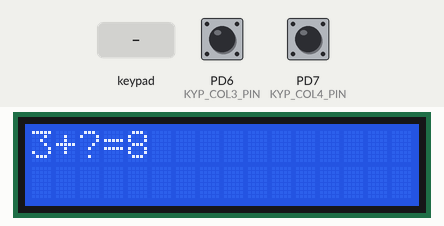
Simulated run of this program. Board: ATmega32, built with avr-gcc and emulated at 8 MHz. Parts: 16×2 character LCD. Wiring (inferred from the names in the program): 4×2 keypad with keys 1 2 3 4 5 6 7 8 (labels assumed): rows PD0, PD1, PD2, PD3; columns PD4, PD5; character LCD (HD44780): RS PC4; R/W PC5; E PC6; data PC0, PC1, PC2, PC3. The inputs (shaded band) are chosen by the test bench; at power-on: PD6 (KYP_COL3_PIN) HIGH, PD7 (KYP_COL4_PIN) HIGH.

Above: at 1.2 s.
1.3 s: key '4' pressed
At 2.1 s:
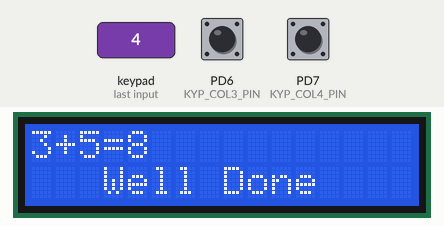
At 3.7 s:
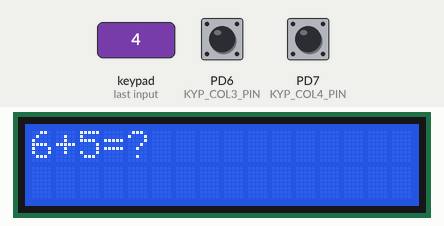
4.2 s: keypad keys 1 2 pressed 0.4 s apart
At 5.8 s:
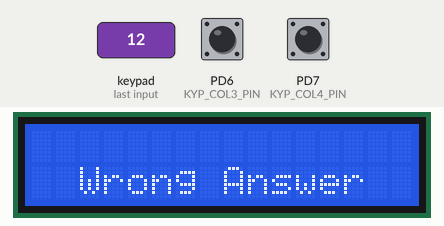
Timing chart, 0 to 7.3 s (numbered marks = the images above; inputs shaded):
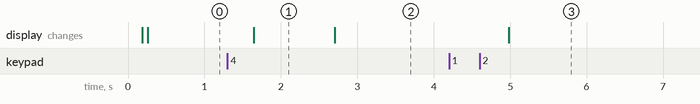

Measured:
- after the input at 1.3 s, the display: changes after 0.35 s (image 1)
- after the input at 4.2 s, the display: changes after 0.78 s (image 3)
- what the display in image 1 shows lasts 1.1 s, from 1.6 s to 2.7 s

The program:

simple_game.c
```c
#include "STD_types.h"
#include "LCD_interface.h"
#include "KYP_interface.h"
#include "TMR0_interface.h"
#define F_CPU 8000000UL
#include "util/delay.h"

uint8 game_arr[6][10]={"3+?=8","6+5=?","6x?=42","9-4=?","9/3=?","9x8=?"};
uint8 answers[6]={5,11,7,5,3,72};
uint8 cursor[6]={3,5,3,5,5,5};
volatile uint16 TMR_counter =0;


void ISR_TMR0(void);

int main(void)
{
	LCD_vInit();
	KYP_vInit();
	TMR0_vInit();
	TMR0_COMP_SetCallBack(ISR_TMR0);

	uint8 press,i,user_answer;
	for(i=0 ; i<6 ; i++)
	{
		LCD_vClearScreen();
		LCD_vSendString(game_arr+i);
		TMR_counter=0;
		do{
			press = KYP_u8CheckPress();
		}while(press == NOT_PRESSED && TMR_counter<1000);
		_delay_ms(250);
		LCD_vMoveCursor(1,cursor[i]);
		if(answers[i]>9)
		{
			user_answer = (press-48)*10;
			do{
				press = KYP_u8CheckPress();
			}while(press == NOT_PRESSED && TMR_counter<1000);
			_delay_ms(250);
			user_answer = user_answer+(press-48);
		}
		else
		{
			user_answer = press-48;
		}
		LCD_vSendNumber(user_answer);
		if(TMR_counter >= 1000 || user_answer != answers[i])
		{
			if(TMR_counter >= 1000)
			{
				LCD_vClearScreen();
				LCD_vMoveCursor(2,4);
				LCD_vSendString("Time Over");
				_delay_ms(1000);
			}
			else if(user_answer != answers[i])
			{
				LCD_vClearScreen();
				LCD_vMoveCursor(2,3);
				LCD_vSendString("Wrong Answer");
				_delay_ms(1000);
			}
			break;
		}
		else
		{
			LCD_vMoveCursor(2,4);
			LCD_vSendString("Well Done");
			_delay_ms(1000);
		}

	}
	if(TMR_counter<1000 && i==6)
	{
		LCD_vClearScreen();
		LCD_vMoveCursor(2,4);
		LCD_vSendString("Congrats");
	}

    while(1)
    {

    }
}

void ISR_TMR0(void)
{
	TMR_counter++;
}
```

GIE_interface.h
```c
#ifndef GIE_INTERFACE_H
#define GIE_INTERFACE_H

/*############################ Macros #############################*/
/*General Interrupt Enable bit*/
#define Ibit  7

/* ############################# prototypes ############################*/
/*
FUNCTION NAME        : GIE_EnableInterrupt
FUNCTION DESCRIPTION : used to set I bit from the status register
FUNCTION INPUTS      : void
FUNCTION RETURN      : void
*/
void GIE_EnableInterrupt (void);

/*
FUNCTION NAME        : GIE_DisableInterrupt
FUNCTION DESCRIPTION : used to clear I bit from the status register
FUNCTION INPUTS      : void
FUNCTION RETURN      : void
*/
void GIE_DisableInterrupt (void);

#endif
```

GIE_program.c
```c
#include "STD_types.h"
#include "BIT_math.h"
#include "GIE_private.h"
#include "GIE_interface.h"

void GIE_EnableInterrupt (void)
{
	SET_BIT(SREG,Ibit); // set Ibit(bit 7) of Status register
}

void GIE_DisableInterrupt (void)
{
	CLR_BIT(SREG,Ibit); // clear Ibit(bit 7) of Status register
}
```

KYP_interface.h
```c
#ifndef _KYP_INTERFACE_H_
#define _KYP_INTERFACE_H_

/* ##################### Macros #########################*/
#define KYP_ROW1_PIN	0
#define KYP_ROW2_PIN	1
#define KYP_ROW3_PIN	2
#define KYP_ROW4_PIN	3
#define KYP_COL1_PIN	4
#define KYP_COL2_PIN	5
#define KYP_COL3_PIN	6
#define KYP_COL4_PIN	7

#define NOT_PRESSED		0xFF

/* ##################### Includes #######################*/
#include "STD_types.h"
#include "DIO_interface.h"
#include "KYP_config.h"

/* ##################### prototypes ###########################*/

/*
FUNCTION NAME        : KYP_vInit
FUNCTION DESCRIPTION : Initialize the keypad by setting the port direction, connecting pull up, and writing the initial values
FUNCTION INPUTS      : void
FUNCTION RETURN      : void
*/
void KYP_vInit(void);

/*
FUNCTION NAME        : KYP_u8CheckPress
FUNCTION DESCRIPTION : checks if any switch is pressed by returning its ascii value or not by returning 0xFF
FUNCTION INPUTS      : void
FUNCTION RETURN      : returns ascii of the value pressed or 0xFF if nothing is pressed
*/
uint8 KYP_u8CheckPress(void);


#endif
```

KYP_program.c
```c
#include "KYP_interface.h"

void KYP_vInit(void)
{
	DIO_vSetPortDir(KYP_PORT,0x0F);//first 4 pins are output and last 4 pins are input
	/* connect pull up */
	DIO_vConnectPullUp(KYP_PORT,KYP_COL1_PIN,1);
	DIO_vConnectPullUp(KYP_PORT,KYP_COL2_PIN,1);
	DIO_vConnectPullUp(KYP_PORT,KYP_COL3_PIN,1);
	DIO_vConnectPullUp(KYP_PORT,KYP_COL4_PIN,1);
	/* Initialize rows with 1 */
	DIO_vWritePin(KYP_PORT,KYP_ROW1_PIN,HIGH);
	DIO_vWritePin(KYP_PORT,KYP_ROW2_PIN,HIGH);
	DIO_vWritePin(KYP_PORT,KYP_ROW3_PIN,HIGH);
	DIO_vWritePin(KYP_PORT,KYP_ROW4_PIN,HIGH);
}

uint8 KYP_u8CheckPress(void)
{
	//local array for the ascii values of keypad
	uint8 LOC_KYP_ARR[4][4]={{'7','8','9','/'},{'4','5','6','*'},{'1','2','3','-'},{'A','0','=','+'}};
	uint8 LOC_row , LOC_col; // counters for the loops
	uint8 LOC_ReadX = 1;
	uint8 Return_Value = NOT_PRESSED; //value to be returned
	for(LOC_row = 0 ; LOC_row < 4 ; LOC_row++)
	{
		DIO_vWritePin(KYP_PORT,LOC_row,LOW);
		for(LOC_col=0 ; LOC_col<4 ; LOC_col++)
		{
			LOC_ReadX = DIO_u8ReadPin(KYP_PORT,LOC_col+4);//read the switch , col+4 as the first pin starts from 4
			if(LOC_ReadX == 0)
			{
				Return_Value = LOC_KYP_ARR[LOC_row][LOC_col];
				break;
			}
		}
		//return the pin to default 1
		DIO_vWritePin(KYP_PORT,LOC_row,HIGH);
		if(LOC_ReadX == 0)
		{
			break;
		}
	}
	return Return_Value;
}
```

TMR0_interface.h
```c
#ifndef _TMR0_INTERFACE_H_
#define _TMR0_INTERFACE_H_

/*########################## Macros ###############################*/
/* TCCR0 Register */
#define CS00	0
#define CS01	1
#define CS02	2
#define WGM01	3
#define COM00	4
#define COM01	5
#define WGM00	6
#define FOC0	7

/* TIMSK Register */
#define TOIE0	0
#define OCIE0	1

/* TIFR Register */
#define TOV0	0
#define OCF0	1

/*########################### Includes ############################## */
#include "STD_types.h"
#include "BIT_math.h"
#include "TMR0_private.h"
#include "TMR0_config.h"
#include "GIE_interface.h"
#include "DIO_interface.h"

/*############################ Prototypes ############################*/

/*
FUNCTION NAME	     : TMR0_vInit
FUNCTION DESCRIPTION : initializes the timer according to the chosen mode
FUNCTION INPUTS      : void
FUNCTION RETURN      : void
*/
void TMR0_vInit(void);

/*
FUNCTION NAME	     : TMR0_OVF_SetCallBack
FUNCTION DESCRIPTION : returns the address of ISR function to the TMR.c file when an overflow occurs
FUNCTION INPUTS      : void pointer to function (address of the ISR function in the main file)
FUNCTION RETURN      : void
*/
void TMR0_OVF_SetCallBack(void(*ptr)(void));

/*
FUNCTION NAME	     : TMR0_COMP_SetCallBack
FUNCTION DESCRIPTION : returns the address of ISR function to the TMR.c file when a compare match occurs
FUNCTION INPUTS      : void pointer to function (address of the ISR function in the main file)
FUNCTION RETURN      : void
*/
void TMR0_COMP_SetCallBack(void(*ptr)(void));

#endif 
```

TMR0_program.c
```c
#include "TMR0_interface.h"

/* global void pointers */
void (*GP_TMR0_OVF)(void) = '\0';
void (*GP_TMR0_COMP)(void) = '\0';

/*call back functions */
void TMR0_OVF_SetCallBack(void(*ptr)(void))
{
	GP_TMR0_OVF=ptr;
}

void TMR0_COMP_SetCallBack(void(*ptr)(void))
{
	GP_TMR0_COMP=ptr;
}

void TMR0_vInit(void)
{
	#if defined NORMAL_MODE
	//set normal mode WGM01:0 = 00

	//set timer clk , prescale /1024 CS00:2=101
	SET_BIT(TCCR0,CS00);
	SET_BIT(TCCR0,CS02);

	//enable general interrupt
	GIE_EnableInterrupt();

	//set OverFlow interrupt Enable
	SET_BIT(TIMSK,TOIE0);


	#elif defined CTC_MODE
	//set CTC mode WGM01:0 = 10
	SET_BIT(TCCR0,WGM01);

	//load OCR0 value (157 -> 20msec at ISR)
	OCR0 = 79;//10msec at ISR

	//set timer clk , prescale /1024 CS00:2=101
	SET_BIT(TCCR0,CS00);
	SET_BIT(TCCR0,CS02);

	//enable general interrupt
	GIE_EnableInterrupt();

	//set OverFlow interrupt Enable
	SET_BIT(TIMSK,OCIE0);

	#elif defined NON_PWM
	//set OC0 as output
	DIO_vSetPinDir('B',PIN3,PIN_OUTPUT);

	//select CTC mode
	SET_BIT(TCCR0,WGM01);

	//frequency = 60Hz
	OCR0=64;

	//set timer clk , prescale /1024 CS00:2=101
	SET_BIT(TCCR0,CS00);
	SET_BIT(TCCR0,CS02);

	//Toggle OC0 on compare match COM01:0 = 01
	SET_BIT(TCCR0,COM00);

	#elif defined FAST_PWM_MODE
	//set OC0 as output
	DIO_vSetPinDir('B',PIN3,PIN_OUTPUT);

	//select fast PWM mode WGM01:0 = 11
	SET_BIT(TCCR0,WGM00);
	SET_BIT(TCCR0,WGM01);

	//set OCR0 value (25% duty cycle)
	OCR0=64;

	//set timer clk , prescale /1024 CS00:2=101
	SET_BIT(TCCR0,CS00);
	SET_BIT(TCCR0,CS02);

	//choose non inverting mode COM01:0 = 10
	SET_BIT(TCCR0,COM01);

	#elif defined PWM_PHASE_CORRECT_MODE
	//set OC0 as output
	DIO_vSetPinDir('B',PIN3,PIN_OUTPUT);

	//select fast PWM mode WGM01:0 = 01
	SET_BIT(TCCR0,WGM00);

	//set OCR0 value (25% duty cycle)
	OCR0=64;

	//set timer clk , prescale /1024 CS00:2=101
	SET_BIT(TCCR0,CS00);
	SET_BIT(TCCR0,CS02);

	//Set OC0 on compare match when up-counting COM01:0 = 11
	SET_BIT(TCCR0,COM00);
	SET_BIT(TCCR0,COM01);

	#endif
}


/*ISR(TIMER0_COMP_vect) */
void __vector_10()__attribute__((signal)) ;
void __vector_10()
{
	if (GP_TMR0_COMP != '\0')
	{
		GP_TMR0_COMP();
	}
}

/*ISR(TIMER0_OVF_vect) */
void __vector_11()__attribute__((signal)) ;
void __vector_11()
{
	if (GP_TMR0_OVF != '\0')
	{
		GP_TMR0_OVF();
	}
}
```

KYP_config.h
```c
#ifndef _KYP_CONFIG_H_
#define _KYP_CONFIG_H_

#define KYP_PORT   'D'

#endif 
```

LCD_config.h
```c
#ifndef _LCD_CONFIG_H_
#define _LCD_CONFIG_H_

/* choose mode */
#define FOUR_BIT_MODE
#define FOUR_BIT_START_PIN	0

/* choose Port */
/* LCD used Ports */
#define LCD_PORT_DATA	 'C'
#define LCD_PORT_CONTROL 'C'

/* choose enable pins */
/* Enable Pins */
#define RS	4
#define RW	5
#define EN	6

#endif 
```

TMR0_config.h
```c
#ifndef _TMR0_CONFIG_H_
#define _TMR0_CONFIG_H_

#define CTC_MODE


#endif
```

LCD_interface.h
```c
#ifndef _LCD_INTERFACE_H
#define _LCD_INTERFACE_H

/* ################################# Includes ##################################*/
#include "STD_types.h"
#include "BIT_math.h"
#include "DIO_interface.h"
#include "LCD_config.h"

/* ################################## Macros ####################################*/


/* Commands */
#define EIGHT_BIT			  0x38
#define FOUR_BIT			  0x28
#define CLR_SCREEN			  0x01
#define DISPLAY_ON_CURSOR_ON  0x0E
#define DISPLAY_ON_CURSOR_OFF 0x0C
#define ENTRY_MODE			  0x06
#define RETURN_HOME			  0x02
#define ROW1_START			  0x80
#define ROW2_START			  0xC0 //0x80 + 0x40


/* ################################## prototypes ###################################*/

/*
FUNCTION NAME        : LCD_vInit
FUNCTION DESCRIPTION : initialize LCD by sending some commands and setting pins diection of MCU
FUNCTION INPUTS      : void
FUNCTION RETURN      : void
*/
void LCD_vInit(void);

/*
FUNCTION NAME        : LCD_vSendCmd
FUNCTION DESCRIPTION : used to send commands to the LCD
FUNCTION INPUTS      : Copy_u8Command: command to be sent
FUNCTION RETURN      : void
*/
void LCD_vSendCmd(uint8 Copy_u8Command);

/*
FUNCTION NAME        : LCD_vSendData
FUNCTION DESCRIPTION : used to send data to be displayed at the LCD screen
FUNCTION INPUTS      : Copy_u8Data: data to be sent
FUNCTION RETURN      : void
*/
void LCD_vSendData(uint8 Copy_u8Data);

/*
FUNCTION NAME        : LCD_vEnable
FUNCTION DESCRIPTION : used to send a pulse to EN pin in the LCD to send data or command
FUNCTION INPUTS      : void
FUNCTION RETURN      : void
*/
static void LCD_vEnable(void);

/*
FUNCTION NAME        : LCD_vClearScreen
FUNCTION DESCRIPTION : used to clear LCD screen
FUNCTION INPUTS      : void
FUNCTION RETURN      : void
*/
void LCD_vClearScreen(void);

/*
FUNCTION NAME        : LCD_vMoveCursor
FUNCTION DESCRIPTION : change the cursor location according to the inputs
FUNCTION INPUTS      : Copy_u8Row: row number (1 or 2) , Copy_u8Col: column number (1->16)
FUNCTION RETURN      : void
*/
void LCD_vMoveCursor(uint8 Copy_u8Row , uint8 Copy_u8Col);

/*
FUNCTION NAME        : LCD_vSendString
FUNCTION DESCRIPTION : used to send a whole string to the LCD
FUNCTION INPUTS      : address of the first char of string
FUNCTION RETURN      : void
*/
void LCD_vSendString(uint8* Copy_u8Data);

/*
FUNCTION NAME        : LCD_vSendNumber
FUNCTION DESCRIPTION : used to display a decimal number not ascii
FUNCTION INPUTS      : Copy_u16Number: decimal number to be displayed
FUNCTION RETURN      : void
*/
void LCD_vSendNumber(uint16 Copy_u16Number);

#endif
```

LCD_program.c
```c
#include "LCD_interface.h"
#define F_CPU  8000000UL
#include "util/delay.h"

void LCD_vInit(void)
{
	_delay_ms(150); // wait for the power up
	#if defined EIGHT_BIT_MODE
	DIO_vSetPortDir(LCD_PORT_DATA,PORT_OUTPUT);//setting the direction of a port to be output
	/*set the direction of the control pins as output*/
	DIO_vSetPinDir(LCD_PORT_CONTROL,RS,PIN_OUTPUT);
	DIO_vSetPinDir(LCD_PORT_CONTROL,RW,PIN_OUTPUT);
	DIO_vSetPinDir(LCD_PORT_CONTROL,EN,PIN_OUTPUT);
	/*set RW pin to the Write mode*/
	DIO_vWritePin(LCD_PORT_CONTROL,RW,LOW);
	/* Sending commands to the LCD */
	LCD_vSendCmd(EIGHT_BIT);
	_delay_ms(1);
	LCD_vSendCmd(DISPLAY_ON_CURSOR_ON);
	_delay_ms(1);
	LCD_vSendCmd(CLR_SCREEN);
	_delay_ms(10);
	LCD_vSendCmd(ENTRY_MODE);
	_delay_ms(1);
	#elif defined FOUR_BIT_MODE
	//set the 4 pins direction
	DIO_vSetPinDir(LCD_PORT_DATA , FOUR_BIT_START_PIN   , PIN_OUTPUT);
	DIO_vSetPinDir(LCD_PORT_DATA , FOUR_BIT_START_PIN+1 , PIN_OUTPUT);
	DIO_vSetPinDir(LCD_PORT_DATA , FOUR_BIT_START_PIN+2 , PIN_OUTPUT);
	DIO_vSetPinDir(LCD_PORT_DATA , FOUR_BIT_START_PIN+3 , PIN_OUTPUT);
	//set enable pins direction
	DIO_vSetPinDir(LCD_PORT_CONTROL,RS,PIN_OUTPUT);
	DIO_vSetPinDir(LCD_PORT_CONTROL,RW,PIN_OUTPUT);
	DIO_vSetPinDir(LCD_PORT_CONTROL,EN,PIN_OUTPUT);
	/*set RW pin to the Write mode*/
	DIO_vWritePin(LCD_PORT_CONTROL,RW,LOW);
	/* Sending commands to the LCD */
	LCD_vSendCmd(RETURN_HOME);
	_delay_ms(10);
	LCD_vSendCmd(FOUR_BIT);
	_delay_ms(1);
	LCD_vSendCmd(DISPLAY_ON_CURSOR_OFF);
	_delay_ms(1);
	LCD_vSendCmd(CLR_SCREEN);
	_delay_ms(10);
	LCD_vSendCmd(ENTRY_MODE);
	_delay_ms(1);
	#endif
}


void LCD_vSendCmd(uint8 Copy_u8Command)
{
	#if defined EIGHT_BIT_MODE
	DIO_vWritePort(LCD_PORT_DATA,Copy_u8Command); //send the command to the LCD through the MCU pins
	DIO_vWritePin(LCD_PORT_CONTROL,RS,LOW);       //choose to write a command (RS = 0)
	LCD_vEnable(); //send the enable pulse
	#elif defined FOUR_BIT_MODE
	//send the higher bits to the LCD four pins
	DIO_vWritePin(LCD_PORT_DATA , FOUR_BIT_START_PIN   , READ_BIT(Copy_u8Command,4));
	DIO_vWritePin(LCD_PORT_DATA , FOUR_BIT_START_PIN+1 , READ_BIT(Copy_u8Command,5));
	DIO_vWritePin(LCD_PORT_DATA , FOUR_BIT_START_PIN+2 , READ_BIT(Copy_u8Command,6));
	DIO_vWritePin(LCD_PORT_DATA , FOUR_BIT_START_PIN+3 , READ_BIT(Copy_u8Command,7));
	DIO_vWritePin(LCD_PORT_CONTROL,RS,LOW);       //choose to write a command (RS = 0)
	LCD_vEnable(); //send the enable pulse
	//send the lower bits to the LCD four pins
	DIO_vWritePin(LCD_PORT_DATA , FOUR_BIT_START_PIN   , READ_BIT(Copy_u8Command,0));
	DIO_vWritePin(LCD_PORT_DATA , FOUR_BIT_START_PIN+1 , READ_BIT(Copy_u8Command,1));
	DIO_vWritePin(LCD_PORT_DATA , FOUR_BIT_START_PIN+2 , READ_BIT(Copy_u8Command,2));
	DIO_vWritePin(LCD_PORT_DATA , FOUR_BIT_START_PIN+3 , READ_BIT(Copy_u8Command,3));
	DIO_vWritePin(LCD_PORT_CONTROL,RS,LOW);       //choose to write a command (RS = 0)
	LCD_vEnable(); //send the enable pulse
	#endif
}


void LCD_vSendData(uint8 Copy_u8Data)
{
	#if defined EIGHT_BIT_MODE
	DIO_vWritePort(LCD_PORT_DATA,Copy_u8Data); // send the data to the LCD through the MCU pins
	DIO_vWritePin(LCD_PORT_CONTROL,RS,HIGH);   // choose to write a data (RS = 1)
	LCD_vEnable(); // send the enable pulse
	#elif defined FOUR_BIT_MODE
	DIO_vWritePin(LCD_PORT_DATA , FOUR_BIT_START_PIN   , READ_BIT(Copy_u8Data,4));
	DIO_vWritePin(LCD_PORT_DATA , FOUR_BIT_START_PIN+1 , READ_BIT(Copy_u8Data,5));
	DIO_vWritePin(LCD_PORT_DATA , FOUR_BIT_START_PIN+2 , READ_BIT(Copy_u8Data,6));
	DIO_vWritePin(LCD_PORT_DATA , FOUR_BIT_START_PIN+3 , READ_BIT(Copy_u8Data,7));
	DIO_vWritePin(LCD_PORT_CONTROL,RS,HIGH);       // choose to write a data (RS = 1)
	LCD_vEnable(); // send the enable pulse
	DIO_vWritePin(LCD_PORT_DATA , FOUR_BIT_START_PIN   , READ_BIT(Copy_u8Data,0));
	DIO_vWritePin(LCD_PORT_DATA , FOUR_BIT_START_PIN+1 , READ_BIT(Copy_u8Data,1));
	DIO_vWritePin(LCD_PORT_DATA , FOUR_BIT_START_PIN+2 , READ_BIT(Copy_u8Data,2));
	DIO_vWritePin(LCD_PORT_DATA , FOUR_BIT_START_PIN+3 , READ_BIT(Copy_u8Data,3));
	DIO_vWritePin(LCD_PORT_CONTROL,RS,HIGH);       //choose to write a command (RS = 1)
	LCD_vEnable(); //send the enable pulse
	#endif
}


static void LCD_vEnable(void)
{
	DIO_vWritePin(LCD_PORT_CONTROL,EN,HIGH);
	_delay_ms(2);
	DIO_vWritePin(LCD_PORT_CONTROL,EN,LOW);
	_delay_ms(2);
}


void LCD_vClearScreen(void)
{
	LCD_vSendCmd(CLR_SCREEN);//send clear command to LCD
}


void LCD_vMoveCursor(uint8 Copy_u8Row , uint8 Copy_u8Col)
{
	uint8 LOC_Cmd;
	//check if the input parameters are out of range
	if(Copy_u8Row>2 || Copy_u8Col>16 || Copy_u8Col==0 ||Copy_u8Row==0)
	{
		LOC_Cmd = ROW1_START; // 1st row and 1st col
	}
	else if(Copy_u8Row == 1)
	{
		LOC_Cmd = ROW1_START + Copy_u8Col - 1; //add the col offset to the row1 start command
	}
	else if(Copy_u8Row == 2)
	{
		LOC_Cmd = ROW2_START + Copy_u8Col - 1; //add the col offset to the row2 start command
	}
	LCD_vSendCmd(LOC_Cmd);
}


void LCD_vSendString(uint8* Copy_u8Data)
{
	//check the end of the string
	while(*Copy_u8Data != '\0')
	{
		LCD_vSendData(*Copy_u8Data); //send the current character
		Copy_u8Data++;               //increment to get the next address of the next char
	}
}

void LCD_vSendNumber(uint16 Copy_u16Number)
{
	sint8 i=0;// counter
	uint8 LOC_arr[8];//array holding numbers
	if(Copy_u16Number/10 == 0)
	{
		LCD_vSendData(Copy_u16Number+48);
	}
	else
	{
		while(Copy_u16Number != 0)
		{
			LOC_arr[i]=Copy_u16Number%10;
			Copy_u16Number = Copy_u16Number / 10;
			i++;
		}
		while(i > 0)
		{
			i--;
			LCD_vSendData(LOC_arr[i]+48);
		}
	}
}
```

BIT_math.h
```c
#ifndef _STD_MACROS_H
#define _STD_MACROS_H

#define SET_BIT(reg,bit)		reg|=(1<<bit)
#define CLR_BIT(reg,bit)		reg&=~(1<<bit)
#define TOGGLE_BIT(reg,bit)		reg^=(1<<bit)
#define READ_BIT(reg,bit)		((reg>>bit)&1)
#define ROR(reg,bit)			reg= (reg>>bit)|(reg<<(8-bit))
#define ROL(reg,bit)			reg= (reg<<bit)|(reg>>(8-bit))


#endif 
```

GIE_private.h
```c
#ifndef GIE_PRIVATE_H
#define GIE_PRIVATE_H

/* Status Register */
#define SREG  *((volatile uint8*)(0x5F))

#endif
```

STD_types.h
```c
typedef unsigned char 		 uint8  ;
typedef signed char			 sint8  ;
typedef unsigned short		 uint16 ;
typedef signed short 	   	 sint16 ;
typedef unsigned long		 uint32 ;
typedef signed long 		 sint32 ;
typedef unsigned long long   uint64 ;
typedef signed long long	 sint64 ;
typedef float				 float32;
typedef double				 float64;
```

Source omitted: DIO_interface.h (3524 bytes), DIO_private.h (762 bytes), DIO_program.c (4622 bytes), TMR0_private.h (265 bytes)
